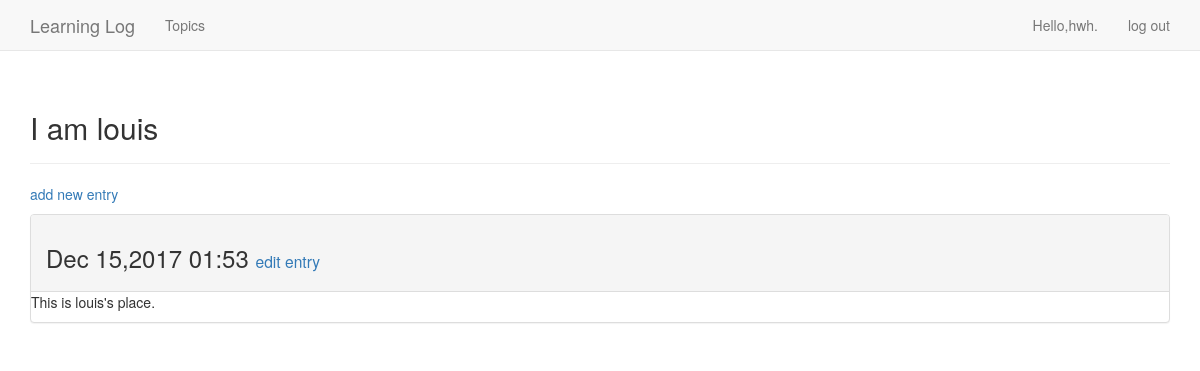
Screenshot of /topics/6/ (signed in) with the database file from the repository.
### learning_app/models.py (models this page shows, shortened)
class Topic(models.Model):
    text = models.CharField(max_length=200)
    date_added = models.DateTimeField(auto_now_add=True)
    owner = models.ForeignKey(User,on_delete=models.CASCADE)
    def __str__(self):
        return self.text

class Entry(models.Model):
    topic = models.ForeignKey(Topic,on_delete=models.CASCADE)
    text = models.TextField()
    print('到这里了')
    date_added = models.DateTimeField(auto_now_add=True)
    class Meta:
        verbose_name_plural = "entries"

### learning_app/views.py (the view)
# urls.py: url(r'^topics/(?P<topic_id>\d+)/$',views.topic,name='topic'),
@login_required
def topic(request,topic_id):
    topic = Topic.objects.get(id=topic_id)
    if topic.owner != request.user:
        raise Http404
    entries = topic.entry_set.order_by('-date_added')
    context = {'topic':topic,'entries':entries}
    return  render(request,'learning_app/topic.html',context)

### learning_app/templates/learning_app/topic.html
{% extends 'learning_app/base.html' %}
{% block header %}
    <h2>{{ topic }}</h2>
{% endblock header %}
{% block content %}
    <p>
        <a href="{% url 'learning_app:new_entry' topic.id %}">add new entry</a>
    </p>
    {% for entry in entries %}
        <div class="panel panel-default">
            <div class="panel-heading">
                <h3>
                    {{ entry.date_added|date:'M d,Y H:i' }}
                    <small>
                        <a href="{% url 'learning_app:edit_entry' entry.id %}">edit entry</a>
                    </small>
                </h3>
            </div>
            <div class="pannel-body">
                {{  entry.text|linebreaks }}
            </div>
        </div>
    {% empty %}
        There are no entries for this yet.
    {% endfor %}
{% endblock content %}

### learning_app/templates/learning_app/base.html (shortened to what this page needs)
{% load bootstrap3 %}
<!DOCTYPE html>
<html lang="en">
    <head>
         {% bootstrap_css %}
    </head>
    <body>
      <nav class="navbar navbar-default navbar-static-top">
          <div class="container">
              <div class="navbar-header">
                  <a class="navbar-brand" href="{% url 'learning_app:index' %}">Learning Log</a>
              </div>
              <div id="navbar" class="navbar-collapse collaspe">
                <ul class="nav navbar-nav">
                  <li><a href="{% url 'learning_app:topics' %}">Topics</a>  </li>
                </ul>
                <ul class="nav navbar-nav navbar-right">
                      {% if user.is_authenticated %}
                        <li><a>Hello,{{ user.username }}.</a></li>
                        <li><a href="{% url 'users_app:logout' %}">log out</a></li>
                      {% else %}
                        <li><a href="{% url 'users_app:register' %}">register</a></li>
                        <li><a href="{% url 'users_app:login' %}">log in</a></li>
                      {% endif %}
                </ul>
              </div>
          </div>
      </nav>
      <div class="container">
          <div class="page-header">
              {% block header %} {% endblock header %}
          </div>
          <div>
              {% block content %} {% endblock content %}
          </div>
      </div>
    </body>
</html>

### rows the page displays
Topic: text "I am louis"
Entry: date_added "Dec 15,2017 01:53", text "This is louis's place."

### other values shown
{{ user.username }} "hwh"
